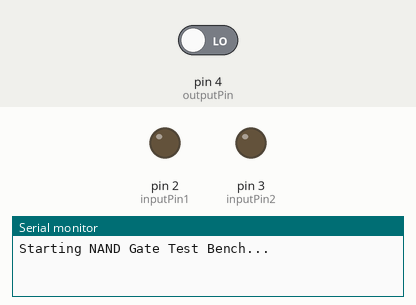
Simulated run of this sketch. Board: Arduino Uno, built with avr-gcc and run on an emulated ATmega328P. Parts: output pins drawn as LEDs (lit = HIGH), the last lines printed to the serial monitor. Inputs (shaded band) come from the test bench; at power-on: pin 4 (outputPin) LOW.

Above: at 0.1 s.
At 2.2 s:
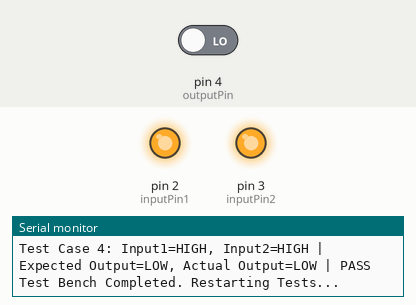
2.3 s: pin 4 (outputPin) driven HIGH
At 6.72 s:
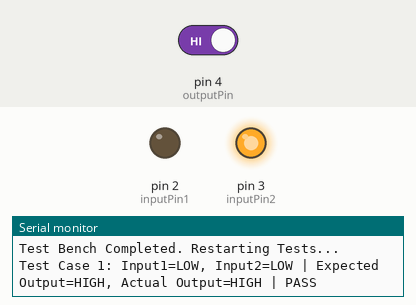
Timing chart, 0 to 13.9 s (numbered marks = the images above; inputs shaded):
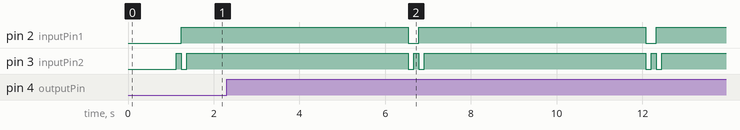

The sketch:

DigitalCircuitsAssignment.ino
```cpp
/*
  NAND Gate Test Bench for Arduino UNO 33
  -----------------------------------------
  This sketch tests a 2-input NAND gate by setting all possible
  input combinations on D2 and D3, reading the output on D4,
  and verifying it against the expected NAND truth table.

  Connections:
    - D2: Input 1 (controlled by Arduino)
    - D3: Input 2 (controlled by Arduino)
    - D4: Output (from NAND gate to Arduino)
*/

const int inputPin1 = 2; // D2
const int inputPin2 = 3; // D3
const int outputPin = 4;  // D4

// Structure to hold test cases
struct TestCase {
  bool input1;
  bool input2;
  bool expectedOutput;
};

TestCase testCases[] = {
  {LOW,  LOW,  HIGH}, // 0 NAND 0 = 1
  {LOW,  HIGH, HIGH}, // 0 NAND 1 = 1
  {HIGH, LOW,  HIGH}, // 1 NAND 0 = 1
  {HIGH, HIGH, LOW}   // 1 NAND 1 = 0
};

const int numTestCases = sizeof(testCases) / sizeof(TestCase);

void setup() {
  // Initialize Serial Communication
  Serial.begin(9600);
  while (!Serial) {
    ; // Wait for Serial port to connect. Needed for native USB
  }
  Serial.println("Starting NAND Gate Test Bench...");

  // Initialize input pins as OUTPUT
  pinMode(inputPin1, OUTPUT);
  pinMode(inputPin2, OUTPUT);

  // Initialize output pin as INPUT
  pinMode(outputPin, INPUT);

  delay(1000); // Wait for setup to stabilize
}

void loop() {
  for (int i = 0; i < numTestCases; i++) {
    // Apply inputs to the NAND gate
    digitalWrite(inputPin1, testCases[i].input1);
    digitalWrite(inputPin2, testCases[i].input2);

    // Small delay to allow signals to stabilize
    delay(100);

    // Read the output from the NAND gate
    bool actualOutput = digitalRead(outputPin);

    // Compare actual output with expected output
    bool testPassed = (actualOutput == testCases[i].expectedOutput);

    // Print the test results
    Serial.print("Test Case ");
    Serial.print(i + 1);
    Serial.print(": Input1=");
    Serial.print(testCases[i].input1 ? "HIGH" : "LOW");
    Serial.print(", Input2=");
    Serial.print(testCases[i].input2 ? "HIGH" : "LOW");
    Serial.print(" | Expected Output=");
    Serial.print(testCases[i].expectedOutput ? "HIGH" : "LOW");
    Serial.print(", Actual Output=");
    Serial.print(actualOutput ? "HIGH" : "LOW");
    Serial.print(" | ");
    Serial.println(testPassed ? "PASS" : "FAIL");
  }

  Serial.println("Test Bench Completed. Restarting Tests...\n");

  delay(5000); // Wait before restarting tests
}
```

Measured:
- by itself, pin 2 (inputPin1): alternates HIGH for 5.3 s and LOW for 0.25 s
